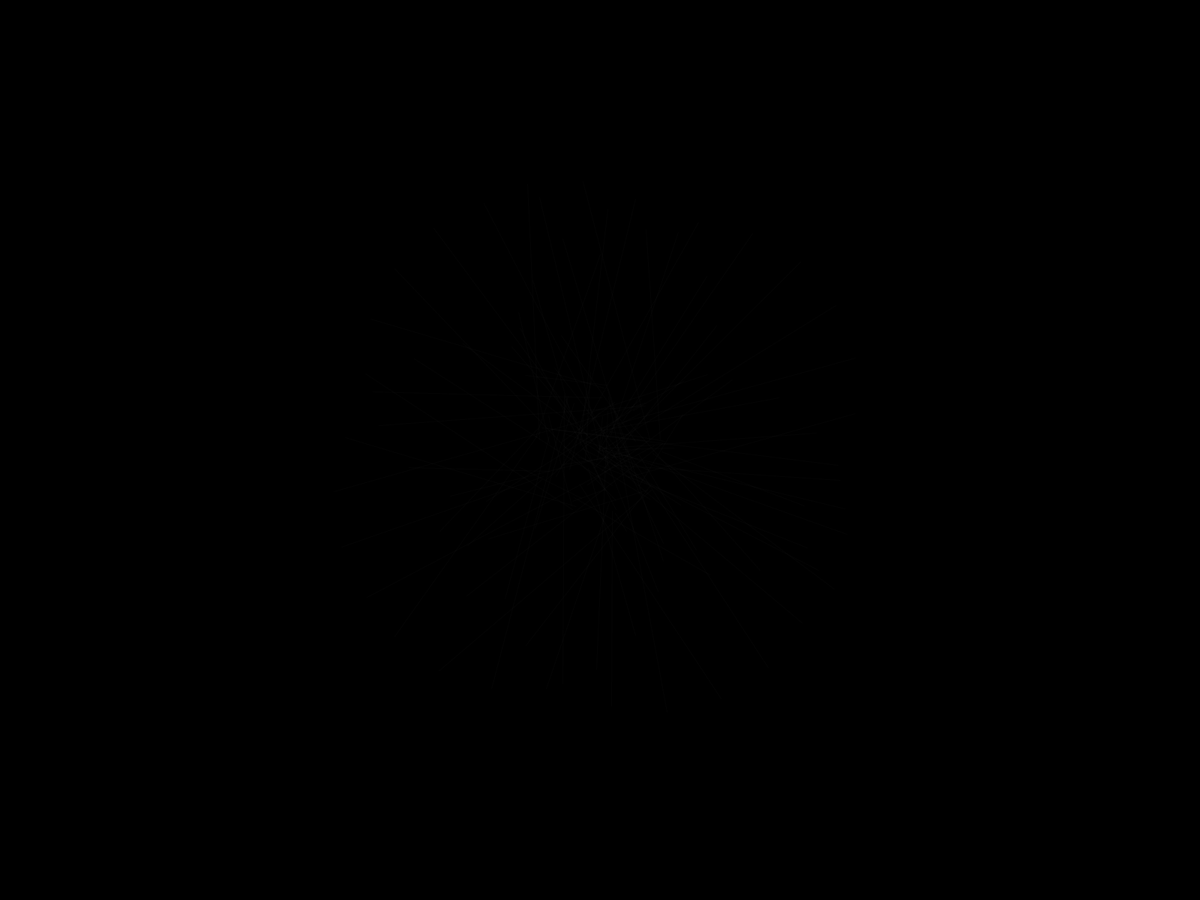
Frame 1 (no input)
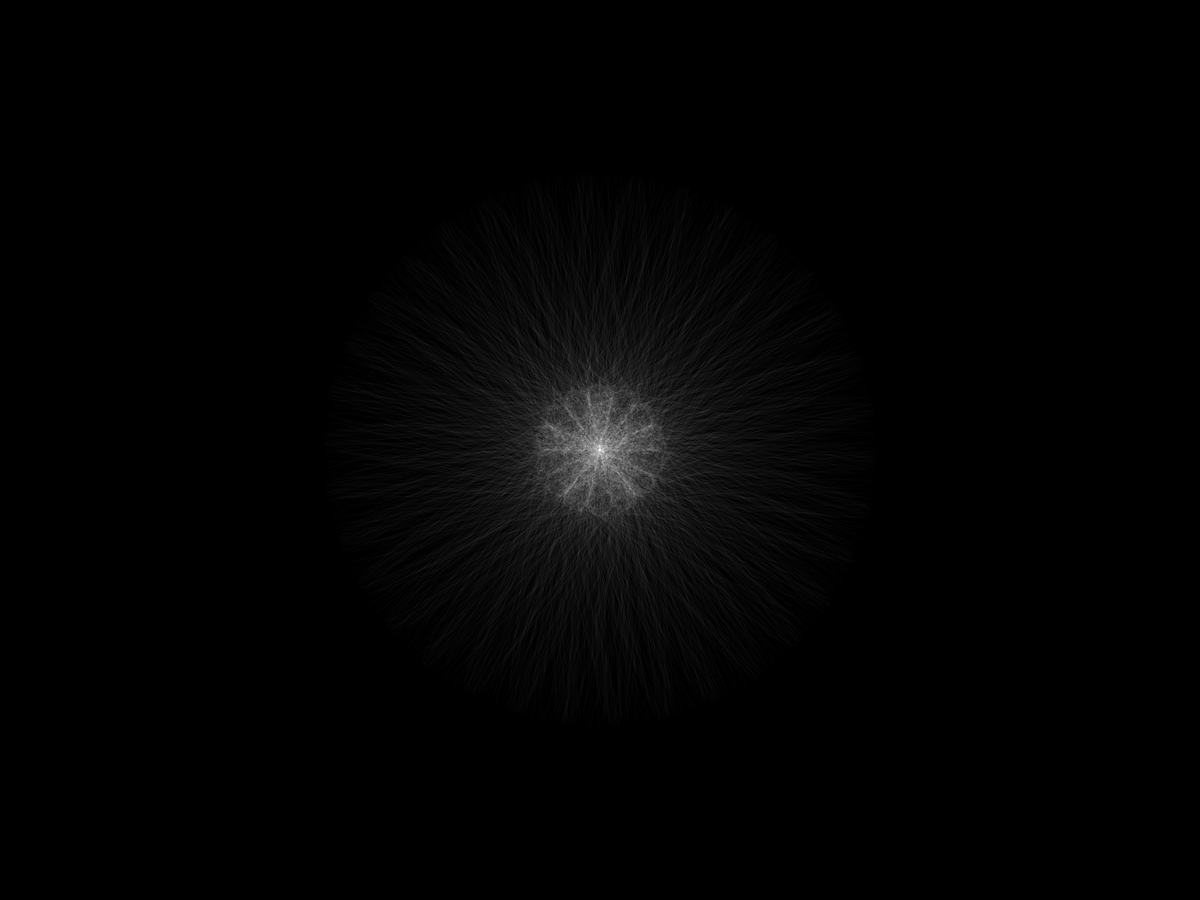
Frame 60 (the mouse pressed at the canvas centre just before this capture)
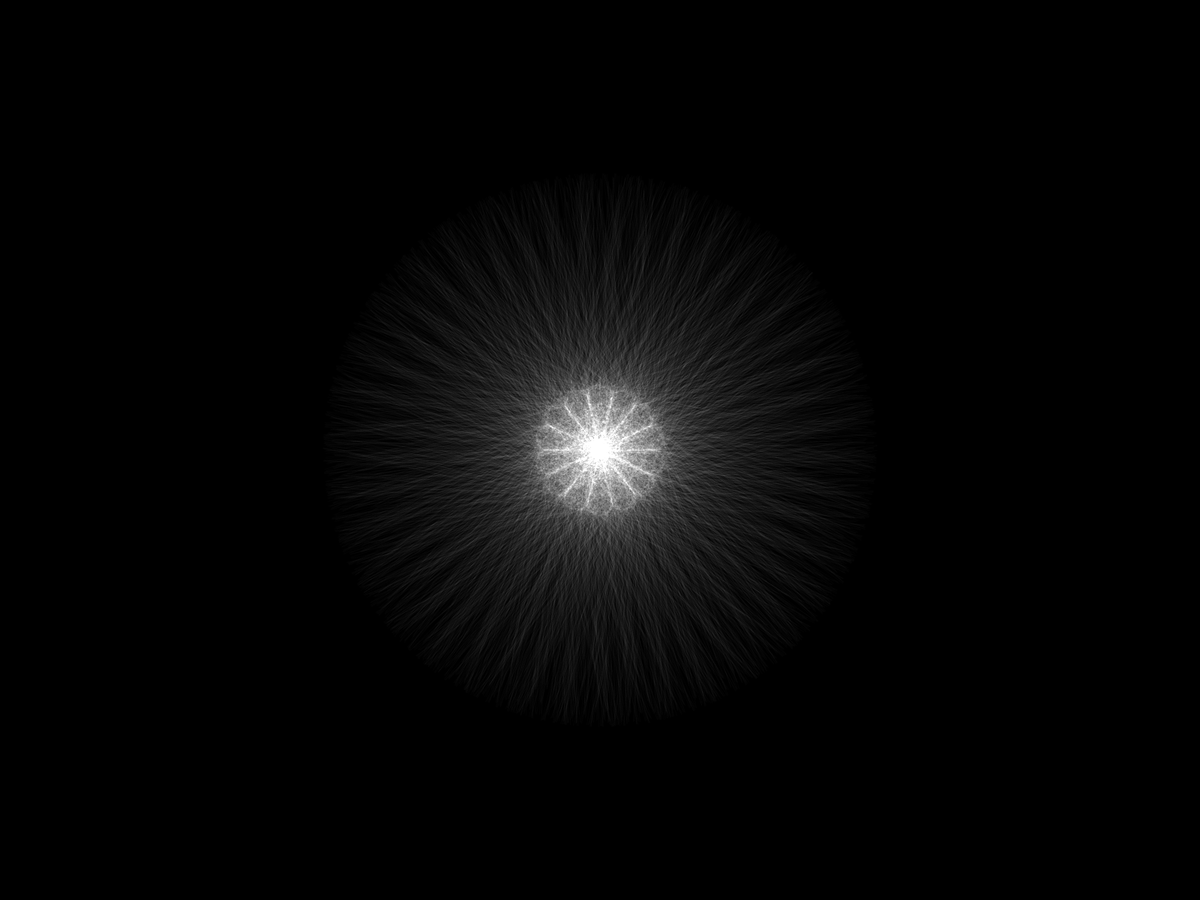
Frame 120 (the mouse held since frame 60 and released just before this capture)

The Processing sketch that drew these frames (run headless with seeded random() and noise(); from frame 60 on, the mouse is pressed at the canvas centre):

// Processing sketch: s057
// ── s057.pde
/*
Copyright (c) 2016 Tobias Wehrum <Tobias.Wehrum@dragonlab.de>
Distributed under the MIT License. (See accompanying file LICENSE or copy at http://opensource.org/licenses/MIT)
This notice shall be included in all copies or substantial portions of the Software.

Controls:
- Left-click to refresh.
- Right-click to pause/resume.
*/

boolean paused;
float time;

float angle1;
float angle2;
float add1;
float add2;
float freq1;
float freq2;
float amp1;
float amp2;
float distance;
int mode;

void setup()
{
  //size(768, 768);
  fullScreen();
  blendMode(ADD);
  
  frameRate(130);
  reset();
}

void mouseClicked()
{
  if (mouseButton == LEFT)
  {
    reset();
  }
  else if (mouseButton == RIGHT)
  {
    paused = !paused;
  }
}

void keyPressed()
{
  switch (key)
  {
    case ' ': save("screenshot-" + frameCount + ".png"); break;
  }
}


void reset()
{
  noiseSeed(floor(random(0, 10000000)));

  add1 = random(0.01, 0.1);
  add2 = add1 * pow(2, (int)random(1, 4));
  
  freq1 = random(0.1, 1);
  freq2 = random(0.1, 1);
  amp1 = random(0, random(0, height/2));
  amp2 = random(amp1, height/2);
  
  print(add1 + " / " + freq1 + " / " + amp1);
  print(" --- ");
  println(add2 + " / " + freq2 + " / " + amp2);
  
  mode = (int)random(0, 2);
  
  time = 0;
  
  paused = false;
  
  background(0);
}

void draw()
{
  
  if (paused)
    return;
  
  for (int i = 0; i < 100; i++)
    step();
}

void step()
{
  time++;
  if (mode == 0)
  {
    angle1 += add1;
    angle2 += add2;
  }
  else
  {
    angle1 += add1/amp1;
    angle2 += add2/amp2;
  }
  float distance1 = cos(time * freq1) * amp1;
  float distance2 = sin(time * freq2) * amp2;
  
  stroke(255, 5);
  
  float cx = width/2;
  float cy = height/2;
  float offX1 = cos(angle1) * distance1;
  float offY1 = sin(angle1) * distance1;
  float offX2 = cos(angle2) * distance2;
  float offY2 = sin(angle2) * distance2;
  line(cx + offX1, cy + offY1, cx + offX2, cy + offY2);
}
